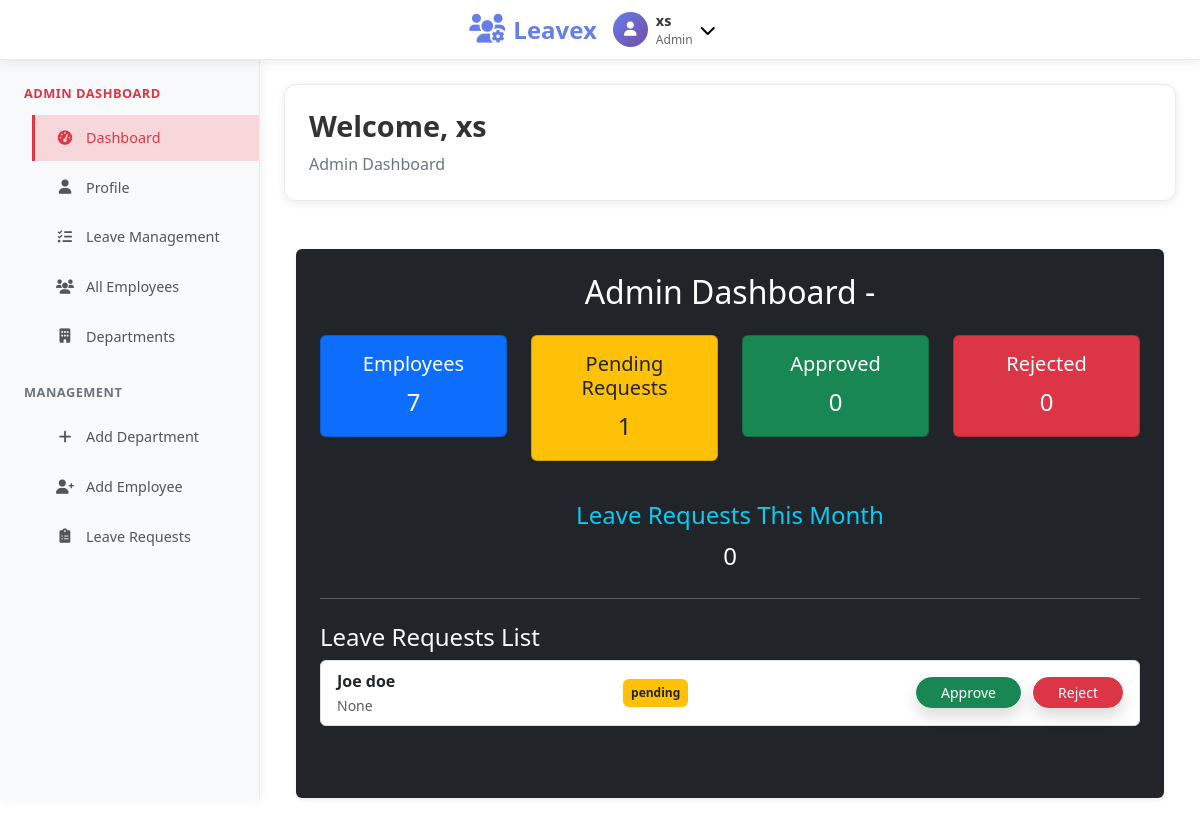
The app's page /dashboard/ (signed in), older data.
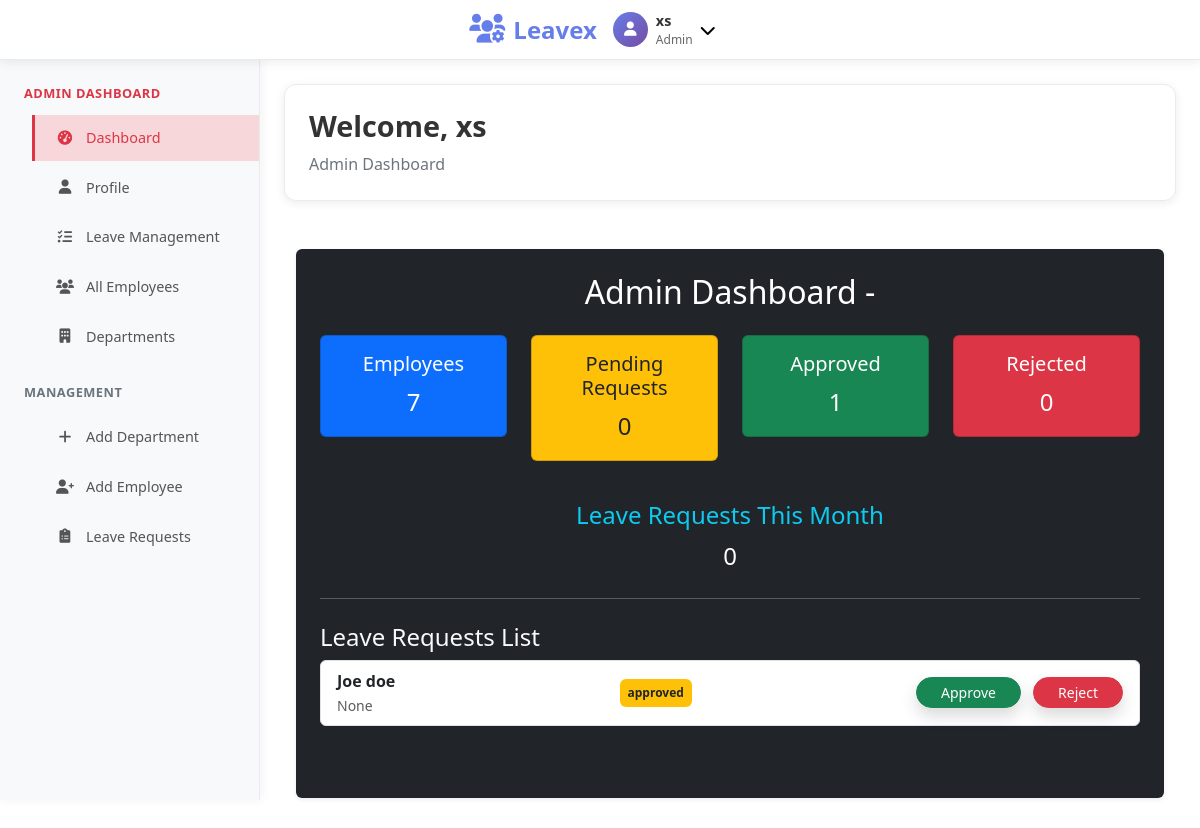
The same page, newer data.
### Application/models.py (models this page shows, shortened)
class LeaveApplication(models.Model):
    STATUS_CHOICES = [
        ('pending', 'Pending'),
        ('rejected', 'Rejected'),
        ('approved', 'Approved'),
        ('cancelled', 'Cancelled'),
    ]
    REASON_CHOICE = [
    ('Vacation', 'Vacation'),
    ('Sick', 'Sick'),
    ('Maternity', 'Maternity'),
    ('Bereavement', 'Bereavement'),
    ('Unpaid', 'Unpaid'),
    ('Educational', 'Educational'),
]
    applicant = models.ForeignKey(User, related_name='leave_applications', on_delete=models.CASCADE)
    releaver = models.ForeignKey(User, related_name='releaver_requests', on_delete=models.SET_NULL, null=True)
    leave_type = models.CharField(max_length=20, choices=REASON_CHOICE ,null=True, default='Casual leave')
    start_date = models.DateField()
    end_date = models.DateField()
    reason = models.TextField()
    releaver_approved = models.BooleanField(default=False)
    hod_approved = models.BooleanField(default=False)
    admin_approved = models.BooleanField(default=False)
    final_status = models.CharField(max_length=20, choices=STATUS_CHOICES, default='pending')
    submitted_at = models.DateTimeField(auto_now_add=True)
    updated_at = models.DateTimeField(auto_now=True)

class User(AbstractUser):
    ROLE_CHOICES = [
        ('admin', 'Admin'),
        ('employee', 'Employee'),
        ('hod', 'Hod'),
    ]
    email = models.EmailField(unique=True)
    role = models.CharField(max_length=20, choices=ROLE_CHOICES)
    full_name = models.CharField(max_length=100)
    phone_number = models.CharField(max_length=15, blank=True, null=True)
    date_joined = models.DateTimeField(default=timezone.now)
    is_active = models.BooleanField(default=True)
    department = models.CharField(max_length=100, blank=True, null=True)
    employee_id = models.CharField(max_length=20, unique=True, blank=True, null=True)
    hire_date = models.DateField(blank=True, null=True)
    position = models.CharField(max_length=100, blank=True, null=True)
    salary = models.DecimalField(max_digits=10, decimal_places=2, blank=True, null=True)
    manager = models.ForeignKey('self', on_delete=models.SET_NULL, blank=True, null=True)
    USERNAME_FIELD = 'email'
    REQUIRED_FIELDS = ['username', 'role', 'full_name']

### Application/views.py (the view, shortened to what this page needs)
# urls.py: path('dashboard/', views.dashboard_view, name='dashboard'),
@login_required
def dashboard_view(request):
    user = request.user
    context = {}
    current_month = datetime.now().month
    current_year = datetime.now().year
    leaves_this_month = LeaveApplication.objects.filter(
        start_date__month=current_month,
        start_date__year=current_year
    )
    if user.role in ['admin', 'hr_manager', 'hr_assistant']:
        context['total_employees'] = User.objects.filter(role='employee').count()
        context['total_hods'] = User.objects.filter(role='manager').count()
        context['total_releavers'] = LeaveApplication.objects.filter(releaver_approved=True).values('releaver').distinct().count()
        context['processed_leaves'] = LeaveApplication.objects.filter(final_status__in=['approved', 'rejected']).count()
        context['pending_leaves'] = LeaveApplication.objects.filter(final_status='pending').count()
        context['approved_leaves'] = LeaveApplication.objects.filter(final_status='approved').count()
        context['leave_requests'] = LeaveApplication.objects.all()
        context['leaves_this_month'] = leaves_this_month.count()
        context['leaves_per_department'] = User.objects.filter(role='employee') \
            .values('department') \
            .annotate(leave_count=Count('leave_applications')) \
            .order_by('department')
        return render(request, 'Application/admin_dashboard.html', context)
    else:
        return render(request, 'Application/unknown_role.html')

### Application/templates/Application/admin_dashboard.html (shortened to what this page needs)
{% extends "Application/base.html" %}
{% block content %}
<div class="container mt-5">
  <div class="bg-dark text-white p-4 rounded shadow-sm">
    <h2 class="text-center mb-4">Admin Dashboard - </h2>
    <div class="row text-center">
      <div class="col-md-3">
        <div class="card bg-primary text-white mb-3">
          <div class="card-body">
            <h5 class="card-title">Employees</h5>
            <p class="card-text fs-4">{{ total_employees|default:"0" }}</p>
          </div>
        </div>
      </div>
      <div class="col-md-3">
        <div class="card bg-warning text-dark mb-3">
          <div class="card-body">
            <h5 class="card-title">Pending Requests</h5>
            <p class="card-text fs-4">{{ pending_leaves|default:"0" }}</p>
          </div>
        </div>
      </div>
      <div class="col-md-3">
        <div class="card bg-success text-white mb-3">
          <div class="card-body">
            <h5 class="card-title">Approved</h5>
            <p class="card-text fs-4">{{ approved_leaves|default:"0" }}</p>
          </div>
        </div>
      </div>
      <div class="col-md-3">
        <div class="card bg-danger text-white mb-3">
          <div class="card-body">
            <h5 class="card-title">Rejected</h5>
            <p class="card-text fs-4">{{ rejected_leaves|default:"0" }}</p>
          </div>
        </div>
      </div>
    </div>
    <div class="text-center">
      <h4 class="mt-4 text-info">Leave Requests This Month</h4>
      <p class="fs-4">{{ leaves_this_month|default:"0" }}</p>
    </div>
    <hr class="my-4 bg-light">
    <h4 class="text-light">Leave Requests List</h4>
    {% if leave_requests %}
      <ul class="list-group mb-5">
        {% for leave in leave_requests %}
          <li class="list-group-item d-flex justify-content-between align-items-center">
            <div>
              <strong>{{ leave.applicant.full_name }}</strong><br>
              <small class="text-muted">{{ leave.leave_type }}</small>
            </div>
            <span class="badge {% if leave.final_status == 'Approved' %}bg-success{% elif leave.final_status == 'Rejected' %}bg-danger{% else %}bg-warning text-dark{% endif %} p-2 rounded">
              {{ leave.final_status }}
            </span>
<form method="POST" class="d-inline" action="{% url 'admin_approvals' %}">
    <button type="submit" name="action" value="approve" class="btn btn-success btn-sm shadow rounded-pill px-4 me-2">
         Approve
    </button>
    <button type="submit" name="action" value="reject" class="btn btn-danger btn-sm shadow rounded-pill px-4">
         Reject
    </button>
</form>
</li>
        {% endfor %}
      </ul>
    {% else %}
      <div class="alert alert-info">No leave requests found.</div>
    {% endif %}
  </div>
</div>
{% endblock %}

Row changes from the older to the newer data that the page shows:
changed LeaveApplication "None": final_status "pending" → "approved"
Text that changed along with them:
{{ pending_leaves|default:"0" }}: "1" → "0"
{{ approved_leaves|default:"0" }}: "0" → "1"
